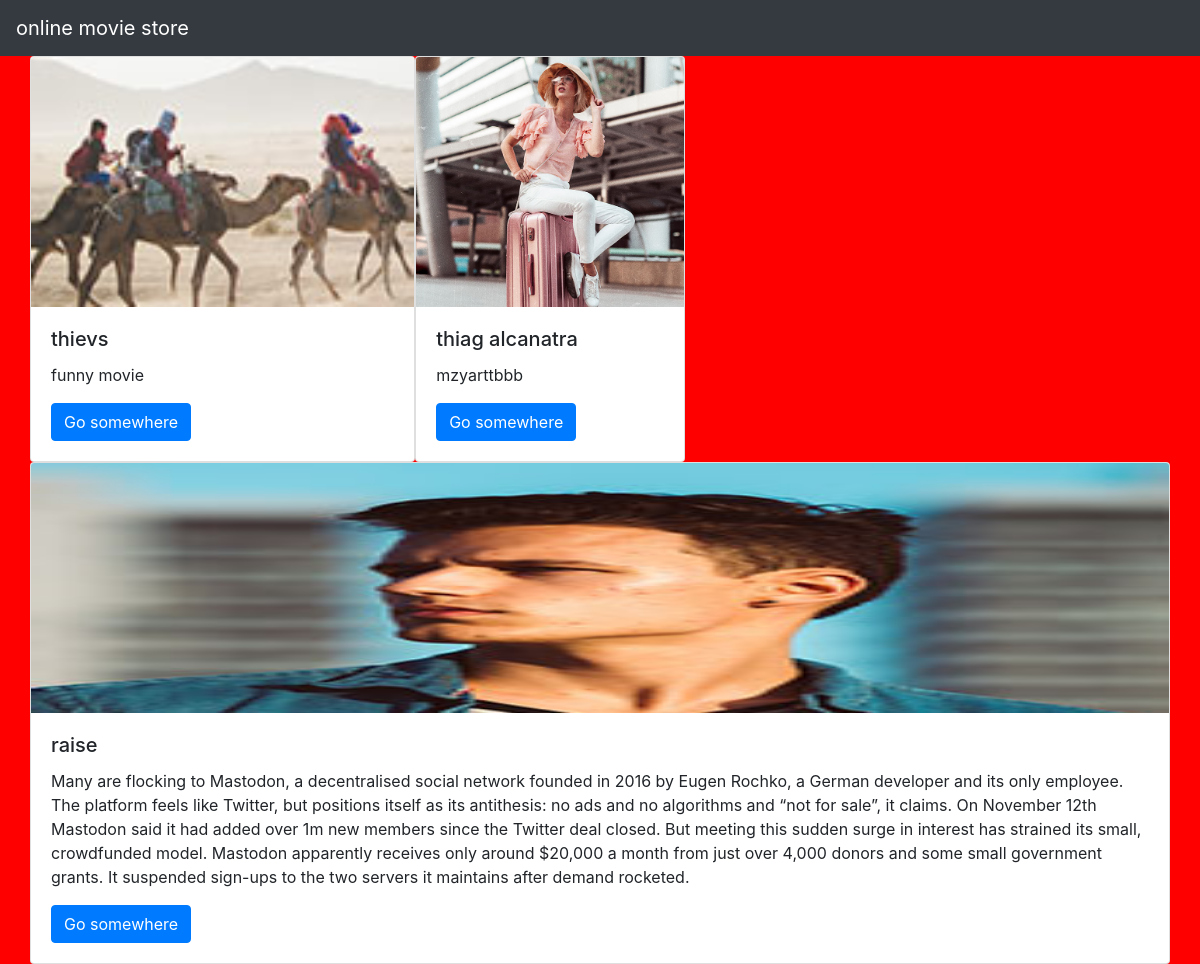
The page / on the database its author committed.
### movieapp/models.py (models this page shows, shortened)
class Movie(models.Model):
    name=models.CharField(max_length=250)
    disc=models.TextField()
    year=models.IntegerField()
    img=models.ImageField(upload_to='gallery')

### movieapp/views.py (the view)
# urls.py: path('',views.index,name="index"),
def index (request):
    movie=Movie.objects.all()
    context={
        'movie_list':movie
    }
    return render(request,"index.html",context)

### templates/index.html
{% extends 'base.html' %}
{% block body %}
<div class="container">
 <div class="row">
  {% for i in movie_list %}
  <div class="clo-md-3">
  <div class="card" >
  <img class="card-img-top" src="{{i.img.url}}" alt=""  height=250">
  <div class="card-body">
    <h5 class="card-title">{{i.name}}</h5>
    <p class="card-text">{{i.disc}}</p>
    <a href="{% url 'movieapp:detail' i.id %}" class="btn btn-primary">Go somewhere</a>
  </div>
</div>
  </div>
         {% endfor %}
 </div>
</div>
{% endblock %}

### templates/base.html (shortened to what this page needs)
{% load static %}
<!DOCTYPE html>
<html lang="en">
<head>
    <link rel="stylesheet" href="https://cdn.jsdelivr.net/npm/bootstrap@4.0.0/dist/css/bootstrap.min.css">
   <link rel="stylesheet" href="{% static 'style.css' %}">
</head>
<body>
<nav class="navbar navbar-dark bg-dark">
  <a class="navbar-brand" href="#">
      online movie store
  </a>
</nav>
{% block body %}
{% endblock %}
</body>
</html>

### static/style.css (style rules this page uses)
body { background-color:red; }

### rows shown on the page
Movie: img (picture), name "thievs", disc "funny movie"
Movie: img (picture), name "thiag alcanatra", disc "mzyarttbbb"
Movie: img (picture), name "raise", disc "Many are flocking to Mastodon, a decentralised social network founded in 2016 by Eugen Rochko, a German developer and its only employee. The platform feels like Twitter, but positions itself as its antithesis: no ads and no algorithms and “not for sale”, it claims. On November 12th Mastodon said it had added over 1m new members since the Twitter deal closed. But meeting this sudden surge in interest has strained its small, crowdfunded model. Mastodon apparently receives only around $20,000 a month from just over 4,000 donors and some small government grants. It suspended sign-ups to the two servers it maintains after demand rocketed."
